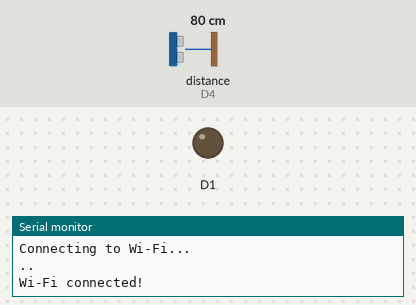
This sketch was run on a simulated ESP8266 (NodeMCU). Parts: output pins drawn as LEDs (lit = HIGH), the last lines printed to the serial monitor. The inputs (shaded band) are chosen by the test bench; at power-on: distance to the obstacle (sensor on D4) 80 cm. The echo pulse lasts 58.3 µs per cm; WiFi joins after 1.5 s; servers stay silent unless stated.

Above: at 2.3 s.
At 24.1 s:
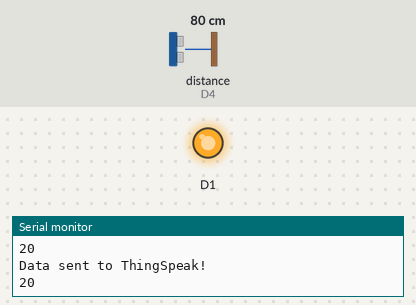
Timing chart, 0 to 30.0 s (numbered marks = the images above):
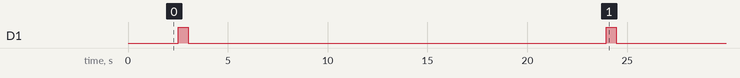

Measured:
- by itself, D1: alternates HIGH for 0.50 s and LOW for 20.9 s

The sketch:

ArduinoCode.ino
```cpp
#include <ESP8266WiFi.h>
#include <ThingSpeak.h>
#include "NewPing.h"


// Hook up HC-SR04 with Trig to Arduino Pin 9, Echo to Arduino pin 10
#define TRIGGER_PIN D2
#define ECHO_PIN D4

// Maximum distance we want to ping for (in centimeters).
#define MAX_DISTANCE 400

// NewPing setup of pins and maximum distance.
NewPing sonar(TRIGGER_PIN, ECHO_PIN, MAX_DISTANCE);

  long L_PV = 0,L_SP = 98;

// Wi-Fi credentials
const char* ssid = "home.js";
const char* password = "pYbsox-kaqhir-3joxbu";

// ThingSpeak settings
unsigned long channelID = 2823970; // Replace with your ThingSpeak Channel ID
const char* writeAPIKey = "Y753L7K279VN6872"; // Replace with your ThingSpeak Write API Key

// Create an instance of the WiFiClient
WiFiClient client;

void setup() {


  // Initialize Serial Monitor
  Serial.begin(115200);
  delay(100);
  pinMode(D1,OUTPUT);

  // Connect to Wi-Fi
  Serial.println("Connecting to Wi-Fi...");
  WiFi.begin(ssid, password);
  while (WiFi.status() != WL_CONNECTED) {
    delay(1000);
    Serial.print(".");
  }
  Serial.println("\nWi-Fi connected!");

  // Initialize ThingSpeak
  ThingSpeak.begin(client);
}

void loop() {
  // Read sensor data (example: temperature)
   L_PV = 100 - ((sonar.ping_median(5) / 2) * 0.0343);
  // Send data to ThingSpeak
  ThingSpeak.setField(1, L_PV); // Field 1 for temperature
  ThingSpeak.setField(2, 1); // Field 1 for temperature
  int status = ThingSpeak.writeFields(channelID, writeAPIKey);

  // Check if data was sent successfully
  if (status == 200) {
    Serial.println("Data sent to ThingSpeak!");
  } else {
    Serial.println("Error sending data to ThingSpeak.");
  }
  Serial.println(L_PV);
  digitalWrite(D1,HIGH);
  delay(500);
  digitalWrite(D1,LOW);
  delay(500);


  // Wait before sending the next data
  delay(20000); // 20 seconds delay
}
```
